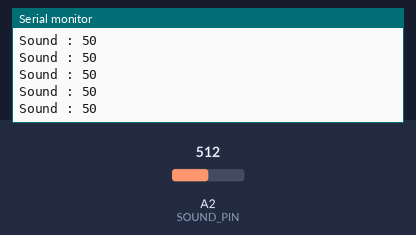
A sketch run on a simulated Arduino Uno, built with avr-gcc and run on an emulated ATmega328P. Shown: the last lines printed to the serial monitor. The inputs (shaded band) are chosen by the test bench; at power-on: A2 (SOUND_PIN) = 512.

Above: at 1.2 s.
1.3 s: A2 (SOUND_PIN) set to 1005
At 2.1 s:
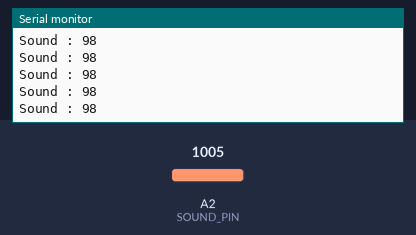
4.3 s: A2 (SOUND_PIN) set to 1023
At 4.8 s:
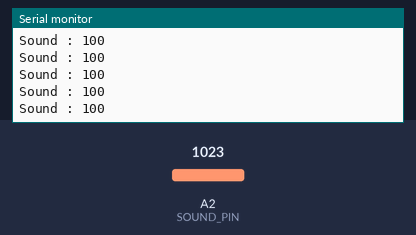
5.8 s: A2 (SOUND_PIN) set to 113
At 6.9 s:
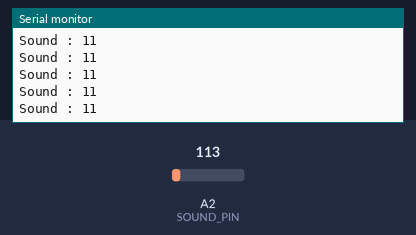
7.3 s: A2 (SOUND_PIN) set to 95
At 8.3 s:
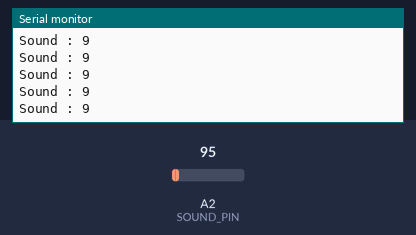
Timing chart, 0 to 10.3 s (numbered marks = the images above; inputs shaded):
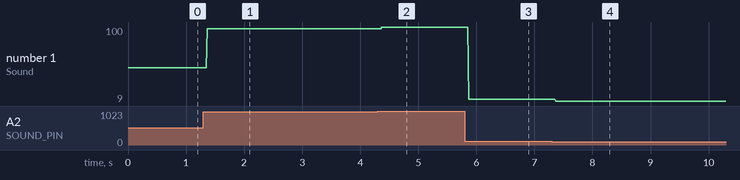

The sketch:

grove-sound-sensor.ino
```cpp
const int SOUND_PIN = A2;

void setup() {
  Serial.begin(9600);
}

void loop() {
  int sound_value = analogRead(SOUND_PIN);
  int sound_value_percent = map(sound_value, 0, 1023, 0, 100);

  Serial.print("Sound : ");
  Serial.println(sound_value_percent);

  delay(10);
}
```

Measured:
- after the input at 1.3 s, the serial monitor: prints a new line after 0.06 s (image 1)
- after the input at 4.3 s, the serial monitor: prints a new line after 0.07 s (image 2)
- after the input at 5.8 s, the serial monitor: prints a new line after 0.07 s (image 3)
- after the input at 7.3 s, the serial monitor: prints a new line after 0.07 s (image 4)
- plotted number 1: 50 → 98 after the input at 1.3 s, 98 → 100 after the input at 4.3 s, 100 → 11 after the input at 5.8 s, 11 → 9 after the input at 7.3 s
